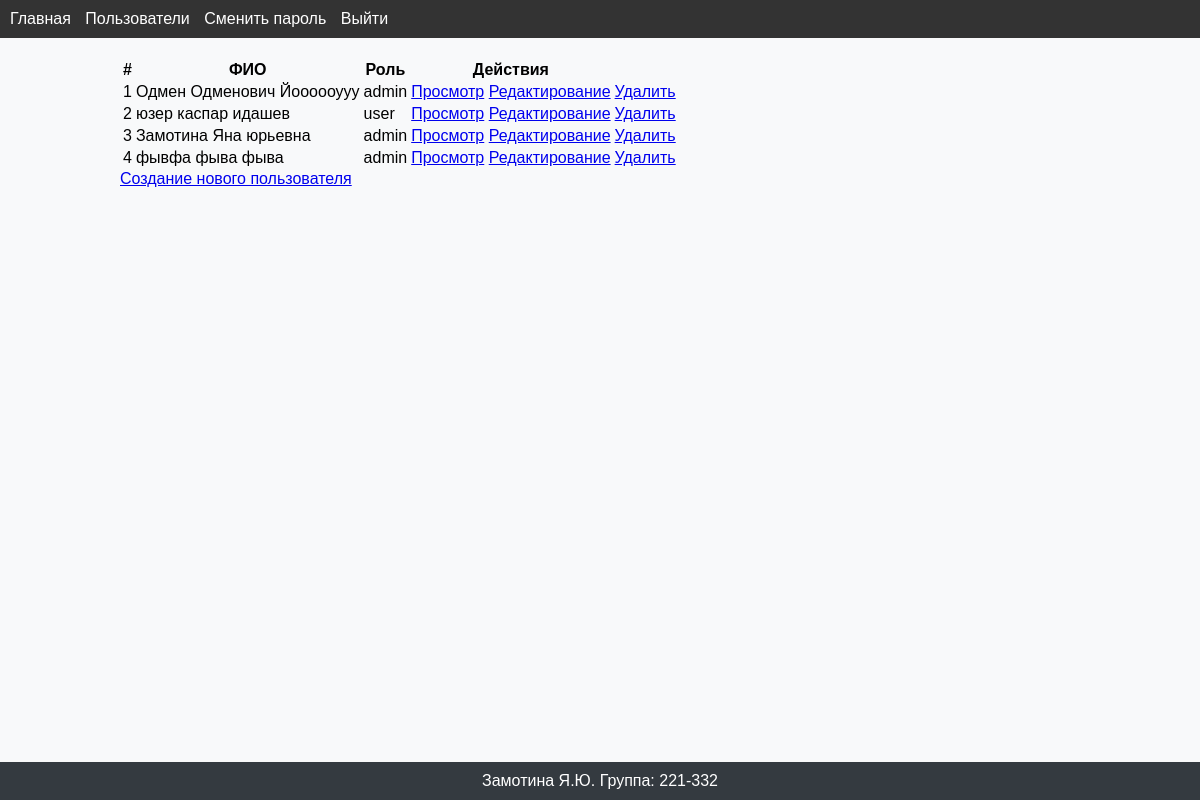
Screenshot of /users (signed in) with the database file from the repository.
### app.py (models this page shows)
class User(UserMixin, db.Model):
    id = db.Column(db.Integer, primary_key=True)
    login = db.Column(db.String(50), nullable=False, unique=True)
    password = db.Column(db.String(128), nullable=False)
    surname = db.Column(db.String(50))
    first_name = db.Column(db.String(50), nullable=False)
    middle_name = db.Column(db.String(50))
    role_id = db.Column(db.Integer, db.ForeignKey('role.id'))
    created_at = db.Column(db.DateTime, nullable=False, default=datetime.utcnow)

class Role(db.Model):
    id = db.Column(db.Integer, primary_key=True)
    name = db.Column(db.String(50), nullable=False)
    description = db.Column(db.String(200))

### app.py (the view)
@app.route('/users')
def users():
    users = User.query.all() if current_user.is_authenticated and current_user.role_id == 1 else [
        current_user] if current_user.is_authenticated else []
    return render_template('users.html', users=users, role_name=role_name)

### app.py (called while the page is built)
def role_name(role_id):
    role = Role.query.get(role_id)
    return role.name if role else "Unknown"

@login_manager.user_loader
def load_user(user_id):
    user = User.query.get(int(user_id))
    return user

### templates/users.html (shortened to what this page needs)
{% extends "base.html" %}
{% block content %}
<table>
    {% if current_user.is_authenticated %}
  <tr>
    <th>#</th>
    <th>ФИО</th>
    <th>Роль</th>
    <th>Действия</th>
  </tr>
    {% for user in users %}
    <tr>
      <td>{{ loop.index0 + 1 }}</td>
      <td>{{ user.surname }} {{ user.first_name }} {{ user.middle_name }}</td>
      <td>{{ role_name(user.role_id) }}</td>
      <td>
        <a href="{{ url_for('view_user', user_id=user.id) }}">Просмотр</a>
        <a href="{{ url_for('edit_user', user_id=user.id) }}">Редактирование</a>
        <td>
            <a href="{{ url_for('confirm_delete', user_id=user.id) }}" class="btn btn-danger">Удалить</a>
        </td>
      </td>
    </tr>
    {% endfor %}
  {% endif %}
</table>
<a href="{{ url_for('create_user') }}">Создание нового пользователя</a>
{% endblock %}

### templates/base.html (shortened to what this page needs)
<!DOCTYPE html>
<html lang="en">
<head>
    <link rel="stylesheet" href="{{ url_for('static', filename='styles.css') }}">
</head>
<body>
    {% include 'navbar.html' %}
    <div class="container">
        {% block content %}{% endblock %}
    </div>
    <footer class="footer mt-auto py-3 bg-dark">
        <div class="container">
            <span class="text-muted">Замотина Я.Ю. Группа: 221-332</span>
        </div>
    </footer>
</body>
</html>

### templates/navbar.html
<nav>
    <ul>
        <li><a href="{{ url_for('index') }}">Главная</a></li>
        <li><a href="{{ url_for('users') }}">Пользователи</a></li>
        {% if current_user.is_authenticated %}
        <li><a href="{{ url_for('password') }}">Сменить пароль</a></li>
        <li><a href="{{ url_for('logout') }}">Выйти</a></li>
        {% else %}
        <li><a href="{{ url_for('login') }}">Войти</a></li>
        {% endif %}
    </ul>
</nav>

### static/styles.css (style rules this page uses)
body { font-family: Arial, sans-serif; margin: 0; padding: 0; background-color: #f8f9fa; }
.container { width: 80%; margin: auto; }
nav { background-color: #333; padding: 10px; margin-bottom: 20px; }
nav ul { list-style-type: none; margin: 0; padding: 0; }
nav ul li { display: inline; margin-right: 10px; }
nav ul li a { color: #fff; text-decoration: none; }
.footer { background-color: #343a40; color: #fff; text-align: center; padding: 10px 0; width: 100%; position: fixed; bottom: 0; }

### rows the page displays
User: surname "Одмен", first_name "Одменович", middle_name "Йоооооууу"
Role: name "admin"
User: surname "юзер", first_name "каспар", middle_name "идашев"
Role: name "user"
User: surname "Замотина", first_name "Яна", middle_name "юрьевна"
User: surname "фывфа", first_name "фыва", middle_name "фыва"
